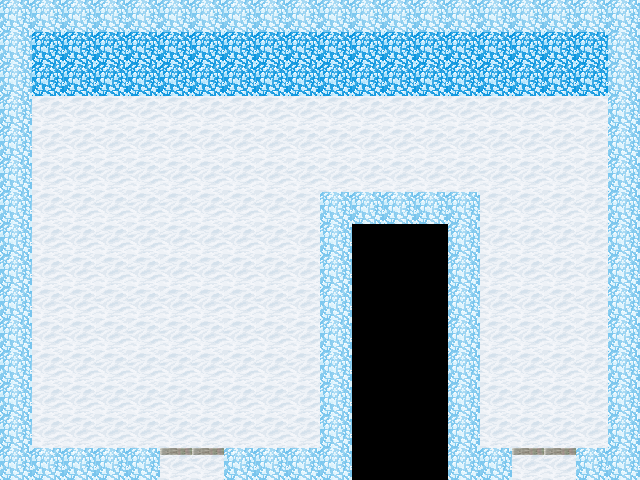

Tiled map render using the project's own tile images. Description and the whole map definition, tile-layer contents included, below:
An orthogonal 20x15 tile map with 32x32 px tiles, 2 tile layers (Capa 1, Capa 2).

<map version="1.0" orientation="orthogonal" renderorder="left-up" width="20" height="15" tilewidth="32" tileheight="32" nextobjectid="1">
 <tileset firstgid="1" name="1" tilewidth="32" tileheight="32" tilecount="100" columns="10">
  <image source="../../Storm_Bullets/recursos/imagenes/hojasTexturas/1.png" width="320" height="320" />
 </tileset>
 <layer name="Capa 1" width="20" height="15">
  <data encoding="csv">
24,24,24,24,24,24,24,24,24,24,24,24,24,24,24,24,24,24,24,24,
24,22,22,22,22,22,22,22,22,22,22,22,22,22,22,22,22,22,22,24,
24,22,22,22,22,22,22,22,22,22,22,22,22,22,22,22,22,22,22,24,
24,21,21,21,21,21,21,21,21,21,21,21,21,21,21,21,21,21,21,24,
24,21,21,21,21,21,21,21,21,21,21,21,21,21,21,21,21,21,21,24,
24,21,21,21,21,21,21,21,21,21,21,21,21,21,21,21,21,21,21,24,
24,21,21,21,21,21,21,21,21,21,24,24,24,24,24,21,21,21,21,24,
24,21,21,21,21,21,21,21,21,21,24,0,0,0,24,21,21,21,21,24,
24,21,21,21,21,21,21,21,21,21,24,0,0,0,24,21,21,21,21,24,
24,21,21,21,21,21,21,21,21,21,24,0,0,0,24,21,21,21,21,24,
24,21,21,21,21,21,21,21,21,21,24,0,0,0,24,21,21,21,21,24,
24,21,21,21,21,21,21,21,21,21,24,0,0,0,24,21,21,21,21,24,
24,21,21,21,21,21,21,21,21,21,24,0,0,0,24,21,21,21,21,24,
24,21,21,21,21,21,21,21,21,21,24,0,0,0,24,21,21,21,21,24,
24,24,24,24,24,21,21,24,24,24,24,0,0,0,24,24,21,21,24,24
</data>
 </layer>
 <layer name="Capa 2" width="20" height="15">
  <data encoding="csv">
0,0,0,0,0,0,0,0,0,0,0,0,0,0,0,0,0,0,0,0,
0,0,0,0,0,0,0,0,0,0,0,0,0,0,0,0,0,0,0,0,
0,0,0,0,0,0,0,0,0,0,0,0,0,0,0,0,0,0,0,0,
0,0,0,0,0,0,0,0,0,0,0,0,0,0,0,0,0,0,0,0,
0,0,0,0,0,0,0,0,0,0,0,0,0,0,0,0,0,0,0,0,
0,0,0,0,0,0,0,0,0,0,0,0,0,0,0,0,0,0,0,0,
0,0,0,0,0,0,0,0,0,0,0,0,0,0,0,0,0,0,0,0,
0,0,0,0,0,0,0,0,0,0,0,0,0,0,0,0,0,0,0,0,
0,0,0,0,0,0,0,0,0,0,0,0,0,0,0,0,0,0,0,0,
0,0,0,0,0,0,0,0,0,0,0,0,0,0,0,0,0,0,0,0,
0,0,0,0,0,0,0,0,0,0,0,0,0,0,0,0,0,0,0,0,
0,0,0,0,0,0,0,0,0,0,0,0,0,0,0,0,0,0,0,0,
0,0,0,0,0,0,0,0,0,0,0,0,0,0,0,0,0,0,0,0,
0,0,0,0,0,0,0,0,0,0,0,0,0,0,0,0,0,0,0,0,
0,0,0,0,0,9,9,0,0,0,0,0,0,0,0,0,9,9,0,0
</data>
 </layer>
 <objectgroup name="Colisiones" />
</map>
